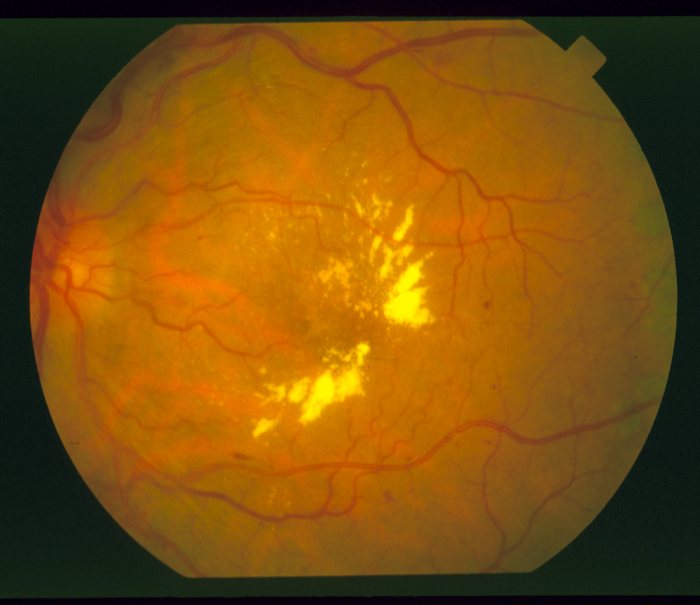
#> input picture dataset/im0001.ppm, 700 x 605 px; its folder holds only this picture in this run
$ jupyter execute --allow-errors PreProcessing.ipynb   (shell and % lines are left out)
#> lines starting #> are read from the running program, lines starting #| are printed output that depends on the picture
[cell 1]
import numpy as np
from matplotlib import pyplot as plt
import cv2
import glob

[cell 2]
link = []
link = glob.glob('../dataset/*.ppm')

[cell 3]
img = cv2.imread(link[0])
#> img is the input picture: shape (605, 700, 3); mean B, G, R 12.4, 80.5, 125.7
img = cv2.cvtColor(img,cv2.COLOR_BGR2RGB)
# plt.figure(figsize=(5,15))

[cell 4]
rows = 5
columns = 4
fig = plt.figure(figsize=(20, 20))
#> (the rest of this cell did not finish here and is left out)

[cell 5]
print(img.shape)
#| (605, 700, 3)

[cell 6]
plt.imshow(img)

[cell 7]
imgR = img[:,:,0]
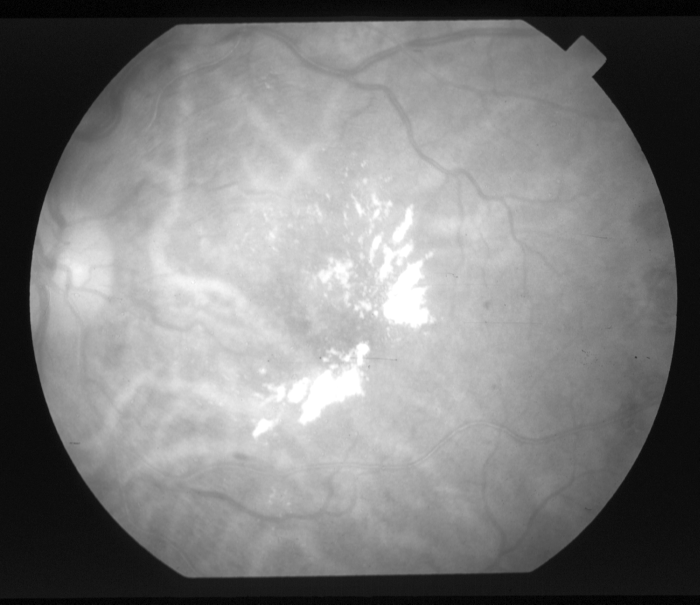
#> imgR: shape (605, 700); min 0, max 255, mean 125.7
imgG = img[:,:,1]
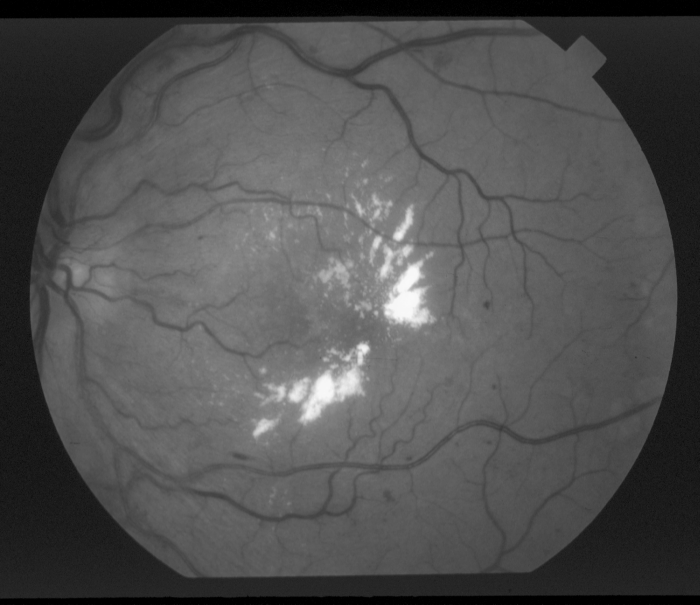
#> imgG: shape (605, 700); min 0, max 249, mean 80.5
imgB = img[:,:,2]
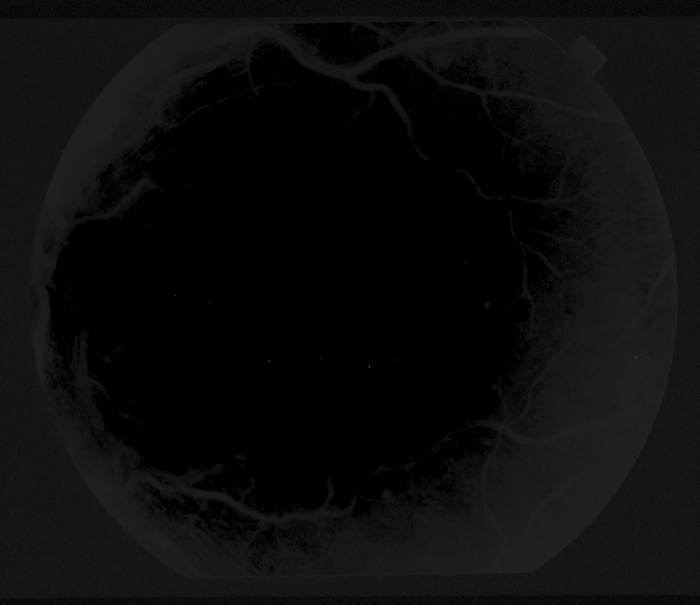
#> imgB: shape (605, 700); min 0, max 75, mean 12.4

[cell 8]
fig = plt.figure(figsize=(20, 10))
fig.add_subplot(1, 3, 1)
plt.imshow(imgR,cmap='gray')
plt.title('Red Channel')
fig.add_subplot(1, 3, 2)
plt.imshow(imgG,cmap='gray')
plt.title('Green Channel')
fig.add_subplot(1, 3, 3)
plt.imshow(imgB,cmap='gray')
plt.title('Blue Channel')
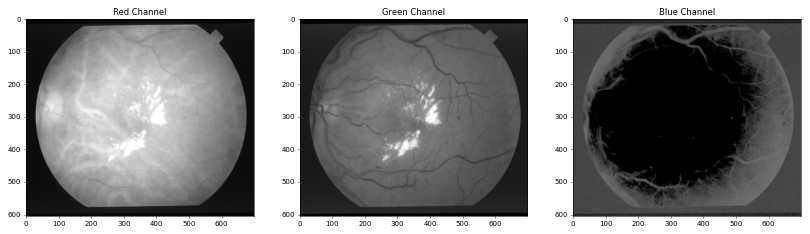
#> figure drawn by matplotlib, 3 panels

[cell 9]
def drawHistogram(img):
    his = np.zeros(256,)
    a = img.flatten()
    for i in a:
        his[i] = his[i]+1
#> this loop made 423500 passes
#> i on passes 1 to 3: 4, 0, 0
#> after the loop, his = 256 values, max 11222 at index 0, min 0 at index 250, mean 1654.3
    return his

[cell 10]
histg = drawHistogram(imgG)
#> histg has the same summary as his in drawHistogram
# show the plotting graph of an image
plt.plot(histg)
plt.show()
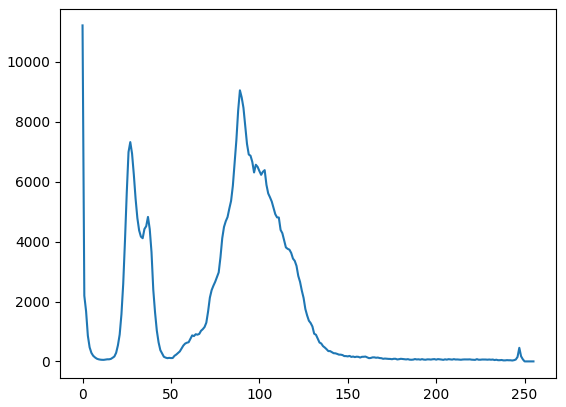
#> figure drawn by matplotlib, 1 panel; curve peaks at x = 0, y = 11222

[cell 11]
clahe = cv2.createCLAHE(clipLimit=0.05, tileGridSize=(8,8))
clahe_img = clahe.apply(imgG)
plt.hist(clahe_img.flat, bins=100, range=(0,255))
# #Combine the CLAHE enhanced L-channel back with A and B channels
# updated_lab_img2 = cv2.merge((clahe_img, a, b))
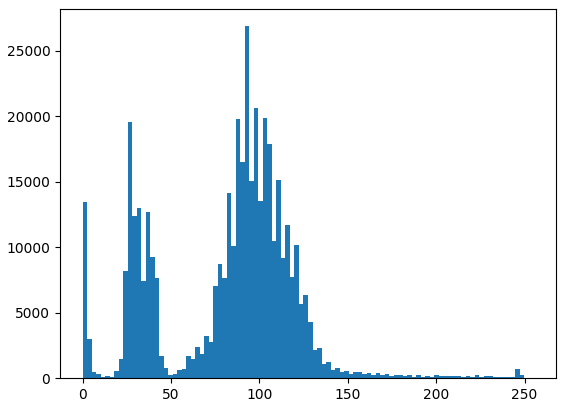
#> figure drawn by matplotlib, 1 panel; tallest bar 26859 high, from x = 91.8 to 94.35

[cell 12]
plt.plot(drawHistogram(clahe_img))
#> the loop in drawHistogram (call 2), `for i in a:` made 423500 passes
#> i on passes 1, 3, 4: 5, 1, 2
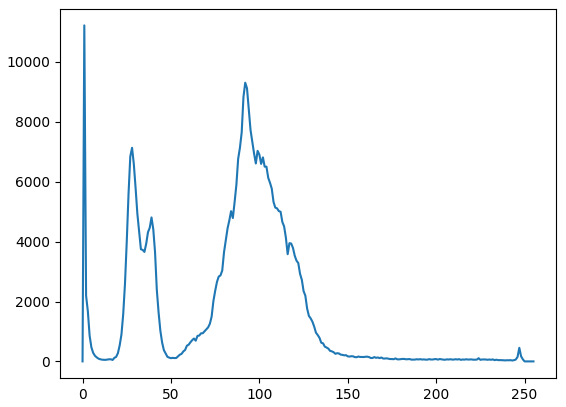
#> figure drawn by matplotlib, 1 panel; curve peaks at x = 1, y = 11222

[cell 13]
fig = plt.figure(figsize=(20, 10))
fig.add_subplot(1, 3, 1)
plt.imshow(imgG,cmap='gray')
plt.title('Green Channel Original')
fig.add_subplot(1, 3, 2)
plt.imshow(clahe_img,cmap='gray')
plt.title('Applying CLAHE')

[cell 14]
#               1 2 3 4 5 6 7 8   1 2 3 4 5 6 7 8
SE = np.array([[0,0,0,0,0,0,0,0,1,0,0,0,0,0,0,0,0],
               [0,0,0,0,0,0,0,1,1,1,0,0,0,0,0,0,0],
               [0,0,0,0,0,0,1,1,1,1,1,0,0,0,0,0,0],
               [0,0,0,0,0,1,1,1,1,1,1,1,0,0,0,0,0],
               [0,0,0,0,1,1,1,1,1,1,1,1,1,0,0,0,0],
               [0,0,0,1,1,1,1,1,1,1,1,1,1,1,0,0,0],
               [0,0,1,1,1,1,1,1,1,1,1,1,1,1,1,0,0],
               [0,1,1,1,1,1,1,1,1,1,1,1,1,1,1,1,0],
               [1,1,1,1,1,1,1,1,1,1,1,1,1,1,1,1,1],
               [0,1,1,1,1,1,1,1,1,1,1,1,1,1,1,1,0],
               [0,0,1,1,1,1,1,1,1,1,1,1,1,1,1,0,0],
               [0,0,0,1,1,1,1,1,1,1,1,1,1,1,0,0,0],
               [0,0,0,0,1,1,1,1,1,1,1,1,1,0,0,0,0],
               [0,0,0,0,0,1,1,1,1,1,1,1,0,0,0,0,0],
               [0,0,0,0,0,0,1,1,1,1,1,0,0,0,0,0,0],
               [0,0,0,0,0,0,0,1,1,1,0,0,0,0,0,0,0],
               [0,0,0,0,0,0,0,0,1,0,0,0,0,0,0,0,0]],dtype= np.uint8)

SE1 = np.array([[0,0,0,0,0,0,0,0,1,0,0,0,0,0,0,0,0],
               [0,0,0,0,0,0,0,1,1,1,0,0,0,0,0,0,0],
               [0,0,0,0,0,1,1,1,1,1,1,0,0,0,0,0,0],
               [0,0,0,0,1,1,1,1,1,1,1,1,1,0,0,0,0],
               [0,0,1,1,1,1,1,1,1,1,1,1,1,1,0,0,0],
               [0,0,1,1,1,1,1,1,1,1,1,1,1,1,1,0,0],
               [0,1,1,1,1,1,1,1,1,1,1,1,1,1,1,0,0],
               [0,1,1,1,1,1,1,1,1,1,1,1,1,1,1,1,0],
               ####################################
               [1,1,1,1,1,1,1,1,1,1,1,1,1,1,1,1,1],
               ####################################
               [0,1,1,1,1,1,1,1,1,1,1,1,1,1,1,1,0],
               [0,1,1,1,1,1,1,1,1,1,1,1,1,1,1,0,0],
               [0,0,1,1,1,1,1,1,1,1,1,1,1,1,1,0,0],
               [0,0,1,1,1,1,1,1,1,1,1,1,1,1,0,0,0],
               [0,0,0,1,1,1,1,1,1,1,1,1,1,0,0,0,0],
               [0,0,0,0,0,1,1,1,1,1,1,1,0,0,0,0,0],
               [0,0,0,0,0,0,1,1,1,1,0,0,0,0,0,0,0],
               [0,0,0,0,0,0,0,0,1,0,0,0,0,0,0,0,0]],dtype= np.uint8)

[cell 15]
Tclose = cv2.morphologyEx(clahe_img, cv2.MORPH_CLOSE, SE1)
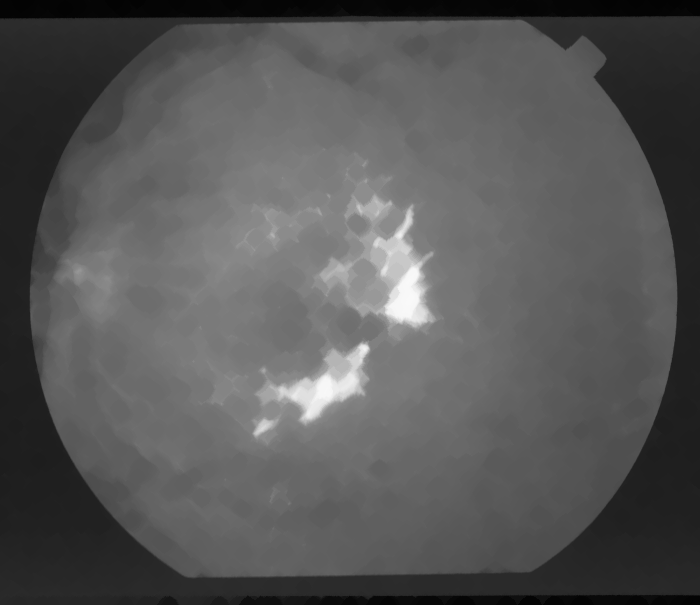
#> Tclose: shape (605, 700); min 3, max 249, mean 86.7
Topen = cv2.morphologyEx(Tclose,cv2.MORPH_OPEN,SE1)
TopHat = (clahe_img - Topen)#.astype(np.uint8)
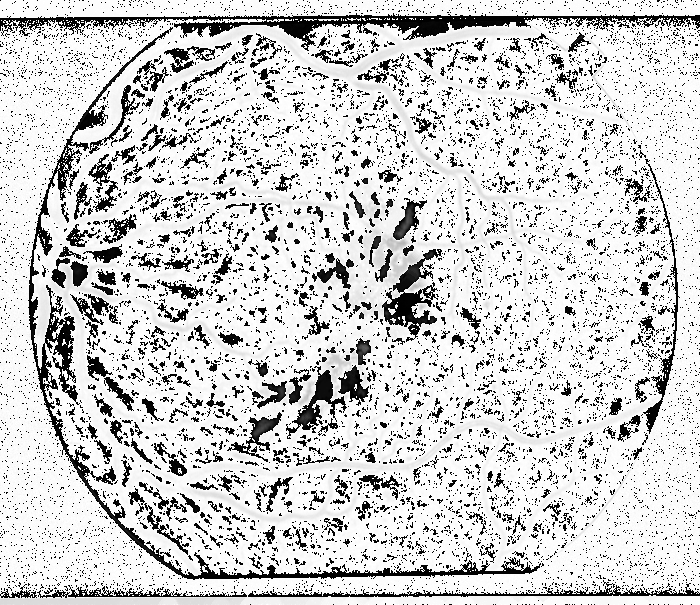
#> TopHat: shape (605, 700); min 0, max 255, mean 207.2

[cell 16]
#Need to figure it out
fig = plt.figure(figsize=(20, 10))
fig.add_subplot(2, 2, 1)
plt.imshow(clahe_img,cmap='gray')
plt.title('Green Channel Original')
fig.add_subplot(2, 2, 2)
plt.imshow(Tclose,cmap='gray')
plt.title('Closing')
fig.add_subplot(2, 2, 3)
plt.imshow(Topen,cmap='gray')
plt.title('Opening')
fig.add_subplot(2, 2, 4)
plt.imshow(1-TopHat,cmap='gray')
plt.title('Difference')
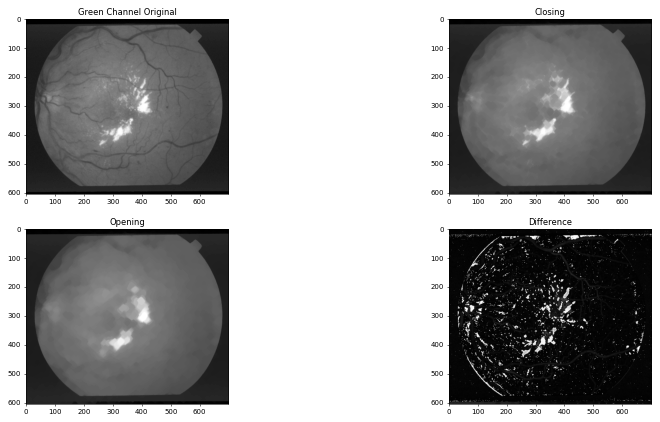
#> figure drawn by matplotlib, 4 panels

$ run again, on dataset/im0005.ppm
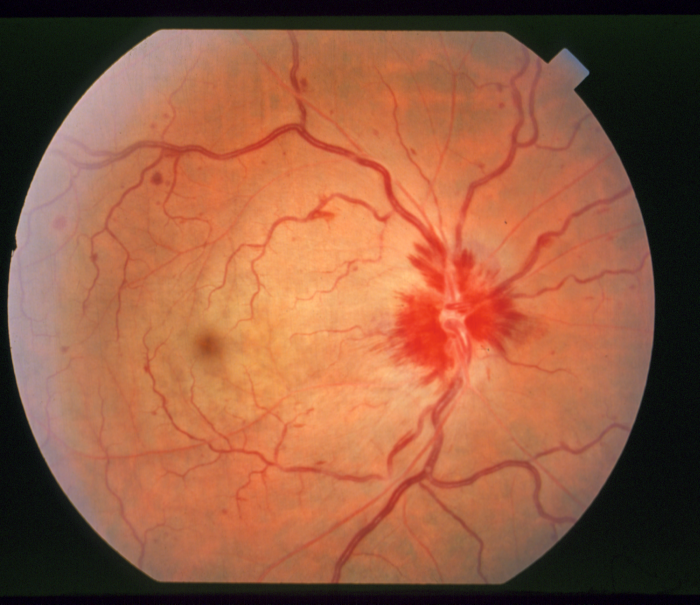
#> input picture dataset/im0005.ppm, 700 x 605 px
#> img is the input picture: shape (605, 700, 3); mean B, G, R 65, 92.1, 149
#| (605, 700, 3)
#> the loop in drawHistogram, `for i in a:` made 423500 passes
#> i on passes 2, 4, 5: 0, 1, 0
#> after the loop in drawHistogram, `for i in a:`: his = 256 values, max 9154 at index 107, min 0 at index 196, mean 1654.3
#> histg has the same summary as his in drawHistogram
#> `[cell 11] clahe = cv2.createCLAHE(clipLimit=0.05, tileGridSize=(8,8)) ..`:
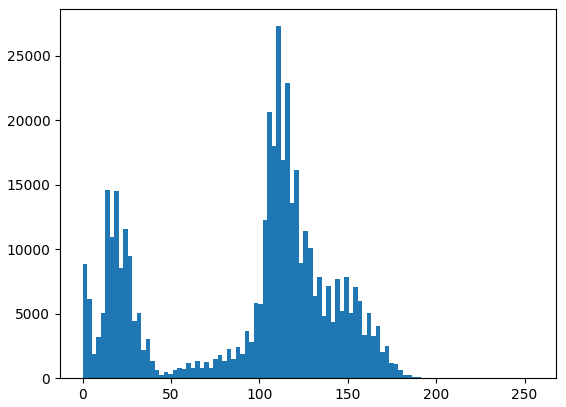
#> figure drawn by matplotlib, 1 panel; tallest bar 27307 high, from x = 109.6 to 112.2
#> the loop in drawHistogram (call 2), `for i in a:` made 423500 passes
#> i on passes 4 to 6: 2, 1, 1
#> `[cell 16] #Need to figure it out fig = plt.figure(figsize=(20, 10)) fi..`:
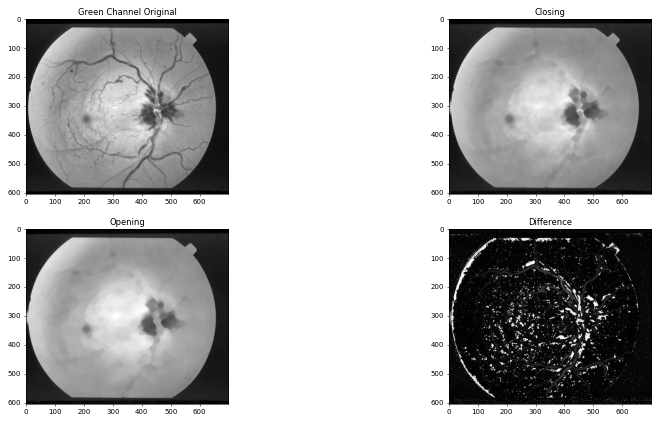
#> figure drawn by matplotlib, 4 panels

$ run again, on dataset/im0006.ppm
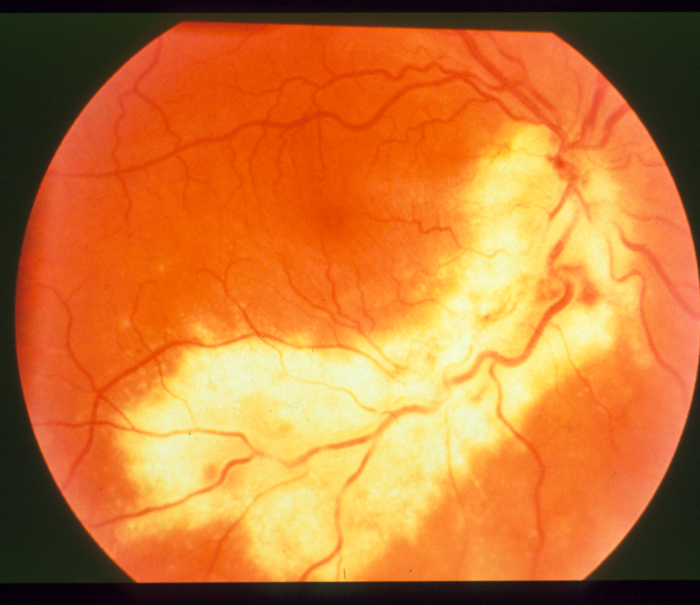
#> input picture dataset/im0006.ppm, 700 x 605 px
#> img is the input picture: shape (605, 700, 3); mean B, G, R 52.7, 119.4, 199.1
#| (605, 700, 3)
#> the loop in drawHistogram, `for i in a:` made 423500 passes
#> i on passes 3 to 5: 0, 0, 3
#> after the loop in drawHistogram, `for i in a:`: his = 256 values, max 5857 at index 37, min 0 at index 255, mean 1654.3
#> histg has the same summary as his in drawHistogram
#> the loop in drawHistogram (call 2), `for i in a:` made 423500 passes
#> i on passes 2 to 4: 3, 1, 1
#> `[cell 16] #Need to figure it out fig = plt.figure(figsize=(20, 10)) fi..`:
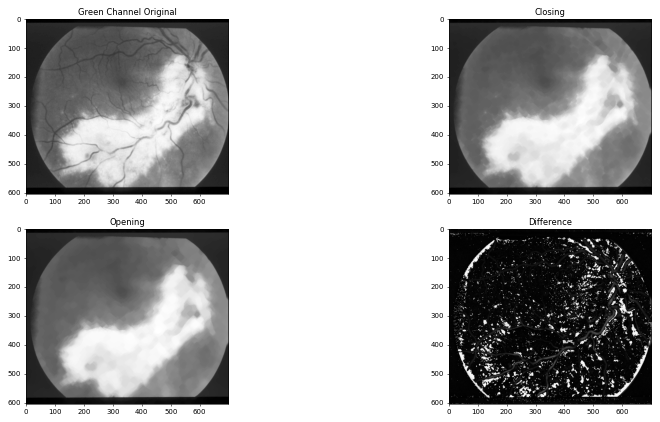
#> figure drawn by matplotlib, 4 panels
